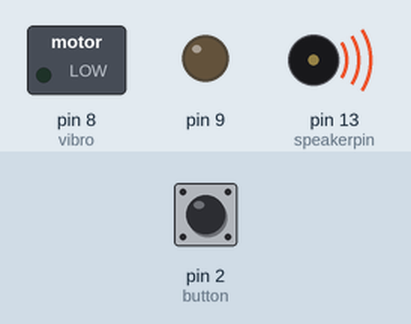
The sketch below on a simulated Arduino Nano, built with avr-gcc and run on an emulated ATmega328P. Parts: switched loads named in the sketch (green lamp = pin HIGH), output pins drawn as LEDs (lit = HIGH), buzzer (waves = sounding). Inputs (shaded band) come from the test bench; at power-on: pin 2 (button) HIGH. Random numbers use the default seed unless the sketch sets one; pins used as bus, display or sensor lines are not drawn.

Above: at 0.5 s.
At 3.0 s:
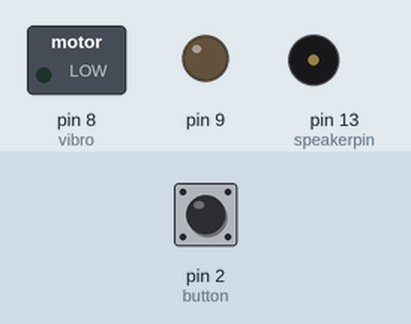
3.1 s: pin 2 (button) pulled LOW for 0.15 s
At 21.5 s:
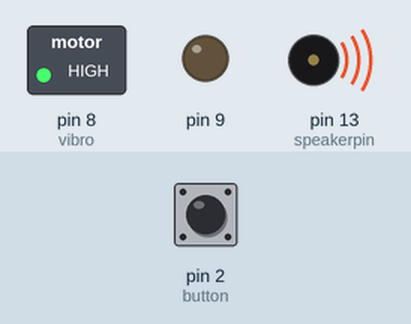
Timing chart, 0 to 22.6 s (numbered marks = the images above; inputs shaded):
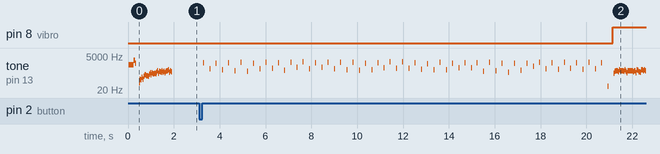

The sketch:

bomb.ino
```cpp
#include <avr/sleep.h>

enum BombMode {
  None,
  TickTak,
  Explosion
};

int buttonPressTimer;
int speakerpin = 13; // динамик на +5 В через конденсатор
int button = 2; // кнопка на землю gnd. для возможности выключения или включения это должен быть пин 2 или 3 только на них можно вешать прирывания
int vibro = 8;
byte len;
BombMode currentMode;


//Buzzer for arduino nano , there is no tone method on it
void buzz( long frequency, long length) {
  long delayValue = 1000000 / frequency / 2; // calculate the delay value between transitions
  //// 1 second's worth of microseconds, divided by the frequency, then split in half since
  //// there are two phases to each cycle
  long numCycles = frequency * length / 1000; // calculate the number of cycles for proper timing
  //// multiply frequency, which is really cycles per second, by the number of seconds to
  //// get the total number of cycles to produce
  for (long i = 0; i < numCycles; i++) { // for the calculated length of time...
    digitalWrite(speakerpin, HIGH); // write the buzzer pin high to push out the diaphram
    delayMicroseconds(delayValue); // wait for the calculated delay value
    digitalWrite(speakerpin, LOW); // write the buzzer pin low to pull back the diaphram
    delayMicroseconds(delayValue); // wait again or the calculated delay value
  }
}


void melody1() {
  buzz( 2000, 200);
  buzz( 1200, 200);
  buzz( 3500, 100);
}

void melody2() {
  buzz( 1200, 200);
  buzz( 2500, 100);
}


void wakeUpNow()        // here the interrupt is handled after wakeup
{
  // execute code here after wake-up before returning to the loop() function
  // timers and code using timers (serial.print and more...) will not work here.
  // we don't really need to execute any special functions here, since we
  // just want the thing to wake up
}


void sleepNow()         // here we put the arduino to sleep
{
  /* Now is the time to set the sleep mode. In the Atmega8 datasheet
     http://www.atmel.com/dyn/resources/prod_documents/doc2486.pdf on page 35
     there is a list of sleep modes which explains which clocks and
     wake up sources are available in which sleep mode.

     In the avr/sleep.h file, the call names of these sleep modes are to be found:

     The 5 different modes are:
         SLEEP_MODE_IDLE         -the least power savings
         SLEEP_MODE_ADC
         SLEEP_MODE_PWR_SAVE
         SLEEP_MODE_STANDBY
         SLEEP_MODE_PWR_DOWN     -the most power savings

     For now, we want as much power savings as possible, so we
     choose the according
     sleep mode: SLEEP_MODE_PWR_DOWN

  */
  set_sleep_mode(SLEEP_MODE_PWR_DOWN);   // sleep mode is set here

  sleep_enable();          // enables the sleep bit in the mcucr register
  // so sleep is possible. just a safety pin

  /* Now it is time to enable an interrupt. We do it here so an
     accidentally pushed interrupt button doesn't interrupt
     our running program. if you want to be able to run
     interrupt code besides the sleep function, place it in
     setup() for example.

     In the function call attachInterrupt(A, B, C)
     A   can be either 0 or 1 for interrupts on pin 2 or 3.

     B   Name of a function you want to execute at interrupt for A.

     C   Trigger mode of the interrupt pin. can be:
                 LOW        a low level triggers
                 CHANGE     a change in level triggers
                 RISING     a rising edge of a level triggers
                 FALLING    a falling edge of a level triggers

     In all but the IDLE sleep modes only LOW can be used.
  */

  attachInterrupt(button - 2, wakeUpNow, LOW); // use interrupt 0 (pin 2) and run function
  // wakeUpNow when pin 2 gets LOW

  sleep_mode();            // here the device is actually put to sleep!!
  // THE PROGRAM CONTINUES FROM HERE AFTER WAKING UP

  sleep_disable();         // first thing after waking from sleep:
  // disable sleep...
  detachInterrupt(button - 2);      // disables interrupt 0 on pin 2 so the
  // wakeUpNow code will not be executed
  // during normal running time.

}


void noise(long frequency, long length) {
  long delayValue = 1000000 / frequency ; // calculate the delay value between transitions
  //// 1 second's worth of microseconds, divided by the frequency, then split in half since
  //// there are two phases to each cycle
  long numCycles = frequency * length / 1000; // calculate the number of cycles for proper timing
  //// multiply frequency, which is really cycles per second, by the number of seconds to
  //// get the total number of cycles to produce
  for (long i = 0; i < numCycles; i++) { // for the calculated length of time...
    digitalWrite(speakerpin, random(2)); // write the buzzer pin high to push out the diaphram
    delayMicroseconds(delayValue); // wait for the calculated delay value
  }
}


void Pshoouk(int z) {

  for (int i = z; i > 0 ; i--) noise( 2500 - i * z / 4, 15);

}

void setup() {
  randomSeed(analogRead(0));
  pinMode(speakerpin, OUTPUT);
  pinMode(vibro, OUTPUT);
  pinMode(9, OUTPUT); // Земля для вибро
  digitalWrite(9, LOW);
  pinMode(button, INPUT);
  digitalWrite(button, HIGH);
  currentMode = None;
  melody2();
  Pshoouk(100);
}

void TikTak() {
  for (int i = 0; i < 3; i++) {
    noise( 20000, 10);
    delay(250);
    noise( 3000, 10);
    delay(250);
  }
}

void loop() {
  if (currentMode == TickTak) {
    len--;
    if (len == 0) {
      currentMode = Explosion;
    }
    TikTak();
  }

  if (currentMode == Explosion) {
    currentMode = None;
    digitalWrite(vibro, HIGH);
    noise( 2000, 1500);
    Pshoouk(50);
    digitalWrite(vibro, LOW);
  }

  if (currentMode == None && digitalRead(button) == HIGH && buttonPressTimer > 0) { //digitalRead(button) == HIGH && buttonPressTimer > 0 - означает что кнопку отпустили

    buttonPressTimer = 0;
    currentMode = TickTak;

    len = random(5, 26);  // 5 = 9  x = 45

  }


  if (currentMode == None && digitalRead(button) == LOW) {

    buttonPressTimer++;
    if (buttonPressTimer > 400) {  //4 секунды удержание кнопки
      buttonPressTimer = 0;
      currentMode = TickTak;
      len = random(4, 16);  // 5 = 9  x = 45 )))))))
      /*
            melody1();
            delay(1000);
            sleepNow();
            melody2();
      */
    }
    delay(10);
  } else buttonPressTimer = 0;
}
```

Measured:
- after the input at 3.1 s, pin 8 (vibro): LOW → HIGH after 18.1 s; tone on pin 13 (speakerpin): plays 1701 Hz for 0.04 s, 609 Hz for 0.04 s, 1569 Hz for 0.04 s, 517 Hz for 0.04 s, 1621 Hz for 0.04 s, 443 Hz for 0.04 s … (88 notes in this stretch), starting after 0.19 s
- by itself, tone on pin 13 (speakerpin): plays 1192 Hz for 0.20 s, 2456 Hz for 0.08 s, 1490 Hz for 0.04 s, 63 Hz for 0.04 s, 119 Hz for 0.04 s, 107 Hz for 0.04 s … (35 notes in this stretch)
